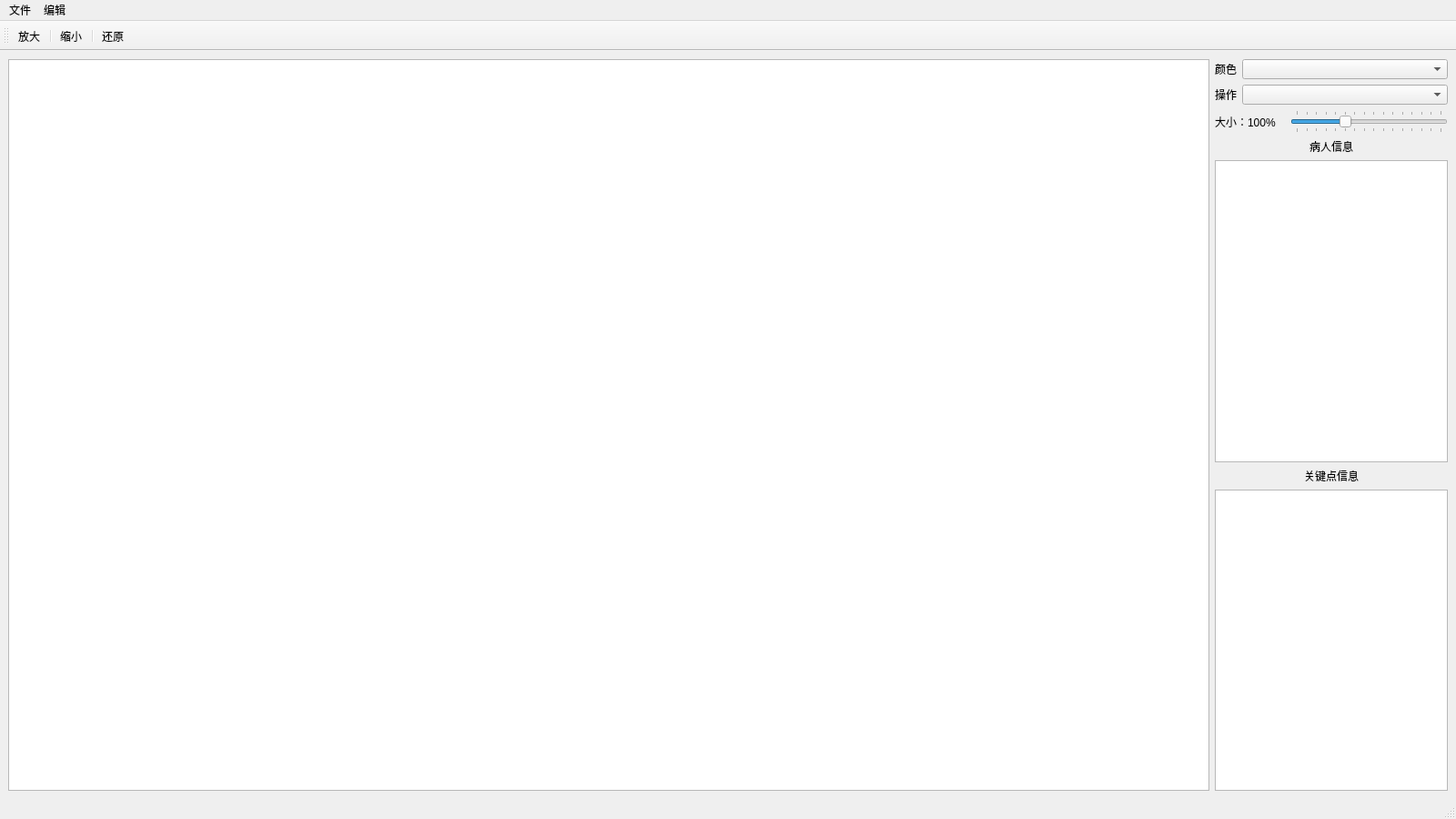
<?xml version="1.0" encoding="UTF-8"?>
<ui version="4.0">
 <class>Form</class>
 <widget class="QMainWindow" name="Form">
  <property name="geometry">
   <rect>
    <x>0</x>
    <y>0</y>
    <width>1600</width>
    <height>900</height>
   </rect>
  </property>
  <property name="windowTitle">
   <string>Label Dcm</string>
  </property>
  <widget class="QWidget" name="centralwidget">
   <layout class="QGridLayout" name="gridLayout">
    <item row="0" column="0">
     <layout class="QHBoxLayout" name="horizontalLayout_4">
      <item>
       <widget class="QGraphicsView" name="imgView">
        <property name="sizePolicy">
         <sizepolicy hsizetype="Expanding" vsizetype="Expanding">
          <horstretch>1</horstretch>
          <verstretch>0</verstretch>
         </sizepolicy>
        </property>
        <property name="cursor" stdset="0">
         <cursorShape>ArrowCursor</cursorShape>
        </property>
        <property name="mouseTracking">
         <bool>true</bool>
        </property>
       </widget>
      </item>
      <item>
       <layout class="QVBoxLayout" name="verticalLayout_3">
        <item>
         <layout class="QHBoxLayout" name="horizontalLayout">
          <item>
           <widget class="QLabel" name="label_3">
            <property name="text">
             <string>颜色</string>
            </property>
            <property name="alignment">
             <set>Qt::AlignRight|Qt::AlignTrailing|Qt::AlignVCenter</set>
            </property>
           </widget>
          </item>
          <item>
           <widget class="QComboBox" name="colorBox">
            <property name="sizePolicy">
             <sizepolicy hsizetype="Expanding" vsizetype="Fixed">
              <horstretch>1</horstretch>
              <verstretch>0</verstretch>
             </sizepolicy>
            </property>
           </widget>
          </item>
         </layout>
        </item>
        <item>
         <layout class="QHBoxLayout" name="horizontalLayout_2">
          <item>
           <widget class="QLabel" name="label_4">
            <property name="text">
             <string>操作</string>
            </property>
            <property name="alignment">
             <set>Qt::AlignRight|Qt::AlignTrailing|Qt::AlignVCenter</set>
            </property>
           </widget>
          </item>
          <item>
           <widget class="QComboBox" name="actionBox">
            <property name="sizePolicy">
             <sizepolicy hsizetype="Expanding" vsizetype="Fixed">
              <horstretch>1</horstretch>
              <verstretch>0</verstretch>
             </sizepolicy>
            </property>
           </widget>
          </item>
         </layout>
        </item>
        <item>
         <layout class="QHBoxLayout" name="horizontalLayout_3">
          <item>
           <widget class="QLabel" name="imgSizeLabel">
            <property name="sizePolicy">
             <sizepolicy hsizetype="Expanding" vsizetype="Preferred">
              <horstretch>3</horstretch>
              <verstretch>0</verstretch>
             </sizepolicy>
            </property>
            <property name="minimumSize">
             <size>
              <width>77</width>
              <height>0</height>
             </size>
            </property>
            <property name="text">
             <string>大小：100%</string>
            </property>
           </widget>
          </item>
          <item>
           <widget class="QSlider" name="imgSizeSlider">
            <property name="sizePolicy">
             <sizepolicy hsizetype="Expanding" vsizetype="Fixed">
              <horstretch>7</horstretch>
              <verstretch>0</verstretch>
             </sizepolicy>
            </property>
            <property name="minimumSize">
             <size>
              <width>172</width>
              <height>0</height>
             </size>
            </property>
            <property name="minimum">
             <number>50</number>
            </property>
            <property name="maximum">
             <number>200</number>
            </property>
            <property name="singleStep">
             <number>1</number>
            </property>
            <property name="pageStep">
             <number>10</number>
            </property>
            <property name="value">
             <number>100</number>
            </property>
            <property name="tracking">
             <bool>true</bool>
            </property>
            <property name="orientation">
             <enum>Qt::Horizontal</enum>
            </property>
            <property name="tickPosition">
             <enum>QSlider::TicksBothSides</enum>
            </property>
           </widget>
          </item>
         </layout>
        </item>
        <item>
         <layout class="QVBoxLayout" name="verticalLayout">
          <item>
           <widget class="QLabel" name="label">
            <property name="text">
             <string>病人信息</string>
            </property>
            <property name="alignment">
             <set>Qt::AlignCenter</set>
            </property>
           </widget>
          </item>
          <item>
           <widget class="QTextEdit" name="patientInfo">
            <property name="enabled">
             <bool>true</bool>
            </property>
            <property name="sizePolicy">
             <sizepolicy hsizetype="Expanding" vsizetype="Expanding">
              <horstretch>1</horstretch>
              <verstretch>0</verstretch>
             </sizepolicy>
            </property>
            <property name="focusPolicy">
             <enum>Qt::NoFocus</enum>
            </property>
           </widget>
          </item>
          <item>
           <widget class="QLabel" name="label_2">
            <property name="text">
             <string>关键点信息</string>
            </property>
            <property name="alignment">
             <set>Qt::AlignCenter</set>
            </property>
           </widget>
          </item>
          <item>
           <widget class="QTextEdit" name="pivotsInfo">
            <property name="sizePolicy">
             <sizepolicy hsizetype="Expanding" vsizetype="Expanding">
              <horstretch>1</horstretch>
              <verstretch>0</verstretch>
             </sizepolicy>
            </property>
            <property name="focusPolicy">
             <enum>Qt::NoFocus</enum>
            </property>
           </widget>
          </item>
         </layout>
        </item>
       </layout>
      </item>
     </layout>
    </item>
   </layout>
  </widget>
  <widget class="QMenuBar" name="menubar">
   <property name="geometry">
    <rect>
     <x>0</x>
     <y>0</y>
     <width>1600</width>
     <height>26</height>
    </rect>
   </property>
   <widget class="QMenu" name="menu">
    <property name="title">
     <string>文件</string>
    </property>
    <addaction name="loadImgBtn"/>
    <addaction name="deleteImgBtn"/>
    <addaction name="storeImgBtn"/>
    <addaction name="separator"/>
    <addaction name="quitAppBtn"/>
   </widget>
   <widget class="QMenu" name="menu_2">
    <property name="title">
     <string>编辑</string>
    </property>
    <addaction name="addSizeBtn"/>
    <addaction name="subSizeBtn"/>
    <addaction name="originalSizeBtn"/>
    <addaction name="clearAllBtn"/>
    <addaction name="aiBtn"/>
   </widget>
   <addaction name="menu"/>
   <addaction name="menu_2"/>
  </widget>
  <widget class="QStatusBar" name="statusbar"/>
  <widget class="QToolBar" name="toolBar">
   <property name="windowTitle">
    <string>toolBar</string>
   </property>
   <attribute name="toolBarArea">
    <enum>TopToolBarArea</enum>
   </attribute>
   <attribute name="toolBarBreak">
    <bool>false</bool>
   </attribute>
   <addaction name="addSizeBtn"/>
   <addaction name="separator"/>
   <addaction name="subSizeBtn"/>
   <addaction name="separator"/>
   <addaction name="originalSizeBtn"/>
  </widget>
  <action name="loadImgBtn">
   <property name="text">
    <string>新建</string>
   </property>
   <property name="shortcut">
    <string>Ctrl+N</string>
   </property>
  </action>
  <action name="deleteImgBtn">
   <property name="text">
    <string>删除</string>
   </property>
   <property name="shortcut">
    <string>Ctrl+Z</string>
   </property>
  </action>
  <action name="storeImgBtn">
   <property name="text">
    <string>保存</string>
   </property>
   <property name="shortcut">
    <string>Ctrl+S</string>
   </property>
  </action>
  <action name="quitAppBtn">
   <property name="text">
    <string>退出</string>
   </property>
   <property name="shortcut">
    <string>Ctrl+F4</string>
   </property>
  </action>
  <action name="clearAllBtn">
   <property name="text">
    <string>清除全部</string>
   </property>
  </action>
  <action name="addSizeBtn">
   <property name="text">
    <string>放大</string>
   </property>
  </action>
  <action name="subSizeBtn">
   <property name="text">
    <string>缩小</string>
   </property>
  </action>
  <action name="originalSizeBtn">
   <property name="text">
    <string>还原</string>
   </property>
  </action>
  <action name="aiBtn">
   <property name="text">
    <string>自动判断</string>
   </property>
  </action>
 </widget>
 <resources/>
 <connections/>
</ui>
